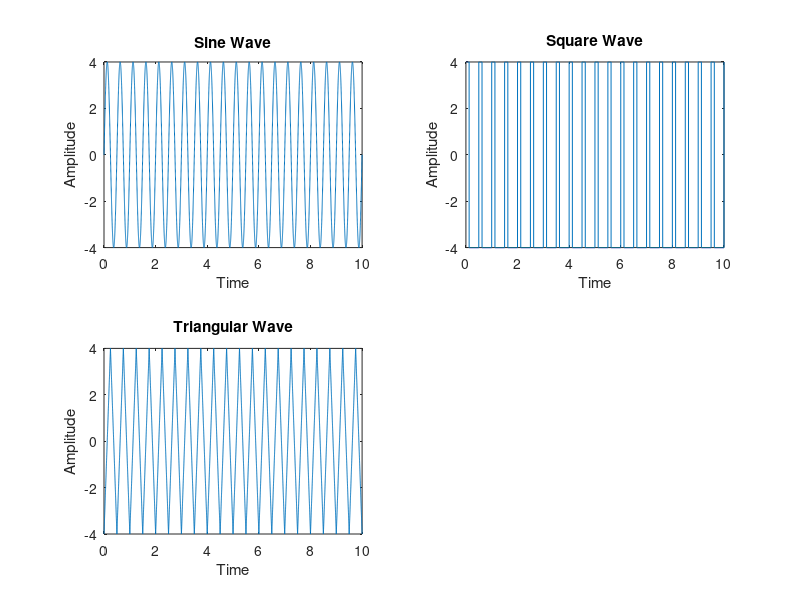

This figure's MATLAB source:
a=4;
f=1000000;
FS=500000;
t=0:0.001:10;


subplot(221)
x=a*sin(2*pi*f/FS*t);
plot(t,x);
xlabel("Time");
ylabel("Amplitude");
title("Sine Wave");

subplot(222)
x=a*square(2*pi*f/FS*t,25);
plot(t,x);
xlabel("Time");
ylabel("Amplitude");
title("Square Wave");

subplot(223)
x=a*sawtooth(2*pi*f/FS*t,0.5);
plot(t,x);
xlabel("Time");
ylabel("Amplitude");
title("Triangular Wave");


